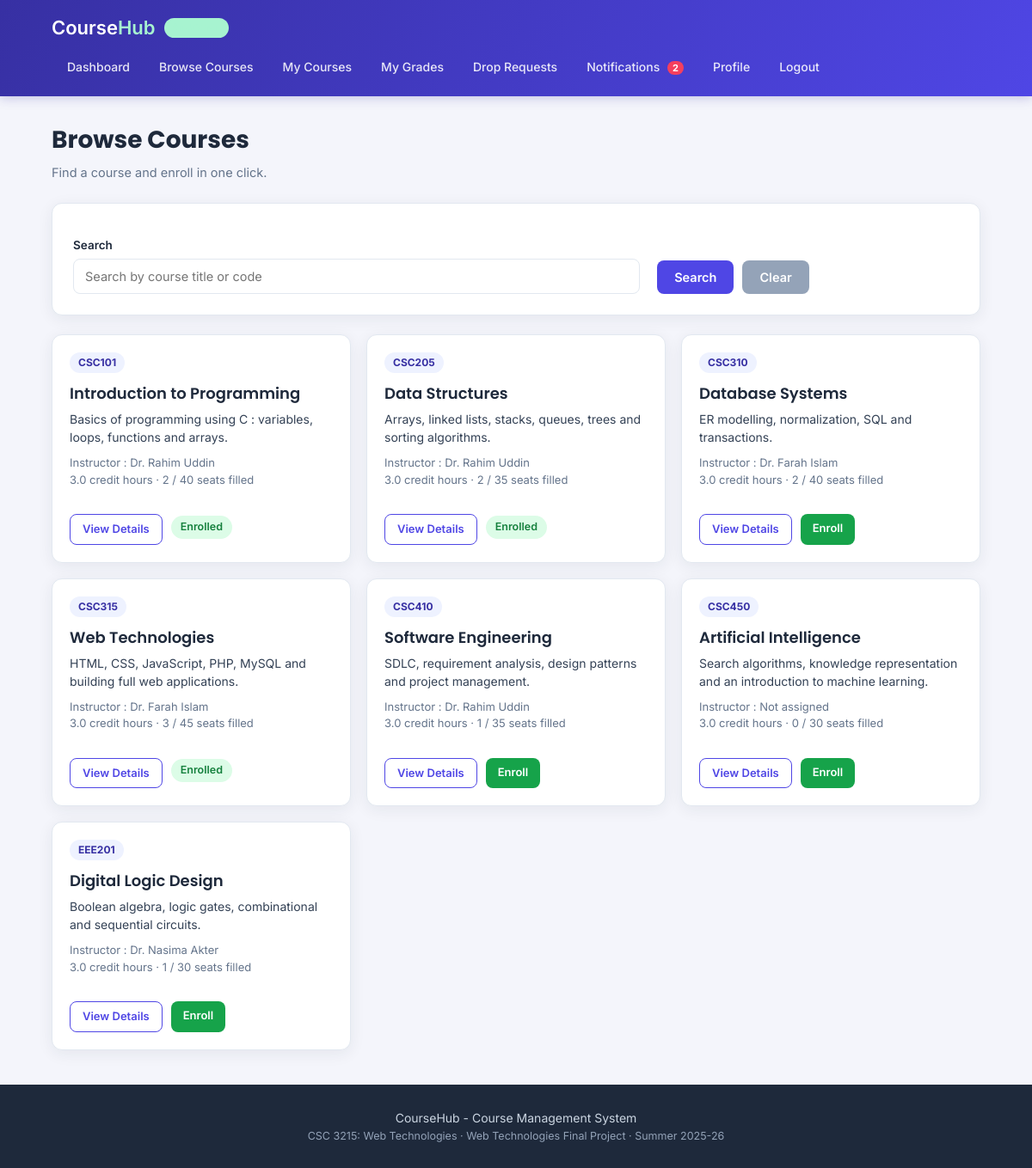
Page /courses.php (signed in) on the committed database.
### tables this page shows
CREATE TABLE courses (
    course_id     INT AUTO_INCREMENT PRIMARY KEY,
    course_code   VARCHAR(20)  NOT NULL UNIQUE,
    title         VARCHAR(150) NOT NULL,
    description   TEXT,
    credit_hour   DECIMAL(2,1) NOT NULL DEFAULT 3.0,
    teacher_id    INT DEFAULT NULL,
    capacity      INT NOT NULL DEFAULT 40,
    course_status VARCHAR(20) DEFAULT 'active',
    created_at    DATE,
    FOREIGN KEY (teacher_id) REFERENCES users(user_id) ON DELETE SET NULL
);

CREATE TABLE users (
    user_id     INT AUTO_INCREMENT PRIMARY KEY,
    name        VARCHAR(100) NOT NULL,
    email       VARCHAR(100) NOT NULL UNIQUE,
    password    VARCHAR(255) NOT NULL,
    role        ENUM('admin','teacher','student') NOT NULL DEFAULT 'student',
    phone       VARCHAR(20),
    department  VARCHAR(100),
    bio         TEXT,
    status      VARCHAR(20)  DEFAULT 'active',
    joined      DATE
);

### check_login.php (called while the page is built, shortened)
<?php
$me = getUser($conn, $_SESSION["user_id"]);
?>

### courses.php (the view, shortened to what this page needs)
<?php
require_once "config.php";
require_once "functions.php";
require_once "check_login.php";
$search = isset($_GET["search"]) ? trim($_GET["search"]) : "";
$sql = "SELECT c.*, u.name AS teacher_name,
        (SELECT COUNT(*) FROM enrollments e WHERE e.course_id = c.course_id AND e.enroll_status = 'enrolled') AS enrolled
        FROM courses c
        LEFT JOIN users u ON c.teacher_id = u.user_id
        WHERE c.course_status = 'active'";
$sql = $sql . " ORDER BY c.course_code ASC";
$stmt = $conn->prepare($sql);
$stmt->execute();
$result = $stmt->get_result();
include "header.php";
?>
    <div class="page">
        <h1>Browse Courses</h1>
        <p class="page-info">Find a course and enroll in one click.</p>
        <div class="box">
            <form method="GET" action="courses.php">
                <div class="row">
                    <div class="col-left">
                        <label for="search">Search</label>
                        <input type="search" id="search" name="search" placeholder="Search by course title or code"
                               value="<?php echo htmlspecialchars($search); ?>">
                    </div>
                    <div class="col-right" style="display:flex;align-items:flex-end">
                        <div class="buttons" style="margin-top:0">
                            <button type="submit">Search</button>
                            <button type="button" class="btn-gray" onclick="window.location.href='courses.php'">Clear</button>
                        </div>
                    </div>
                </div>
            </form>
        </div>
        <?php if ($result->num_rows == 0) { ?>
            <div class="empty">No course found for this search.</div>
        <?php } else { ?>
            <div class="card-grid">
                <?php while ($course = $result->fetch_assoc()) {
                    $my_enrollment = getEnrollment($conn, $me["user_id"], $course["course_id"]);
                    $is_enrolled   = $my_enrollment != null && $my_enrollment["enroll_status"] == "enrolled";
                    $is_full       = $course["enrolled"] >= $course["capacity"];
                    ?>
                    <div class="course-card">
                        <span class="course-code"><?php echo htmlspecialchars($course["course_code"]); ?></span>
                        <h3><?php echo htmlspecialchars($course["title"]); ?></h3>
                        <p class="item-text"><?php echo htmlspecialchars($course["description"]); ?></p>
                        <p class="item-info">
                            Instructor : <?php echo htmlspecialchars($course["teacher_name"] ?? "Not assigned"); ?><br>
                            <?php echo $course["credit_hour"]; ?> credit hours &middot; <?php echo $course["enrolled"]; ?> / <?php echo $course["capacity"]; ?> seats filled
                        </p>
                        <div class="buttons">
                            <a href="course-details.php?id=<?php echo $course["course_id"]; ?>" class="btn btn-small btn-outline">View Details</a>
                            <?php if ($is_enrolled) { ?>
                                <span class="tag tag-green" style="align-self:center">Enrolled</span>
                            <?php } else if ($is_full) { ?>
                                <span class="tag tag-red" style="align-self:center">Full</span>
                            <?php } else { ?>
                                <a href="courses.php?action=enroll&id=<?php echo $course["course_id"]; ?>" class="btn btn-small btn-green">Enroll</a>
                            <?php } ?>
                        </div>
                    </div>
                <?php } ?>
            </div>
        <?php } ?>
    </div>
<?php
include "footer.php";
?>

### style.css (style rules this page uses)
:root { --primary: #4f46e5; --primary-dark: #3730a3; --primary-light:#eef2ff; --accent: #14b8a6; --accent-dark: #0f766e; --ink: #1e293b; --ink-light: #64748b; --bg: #f4f5fb; --white: #ffffff; --border: #e2e8f0; --green: #16a34a; --green-bg: #dcfce7; --orange: #d97706; --orange-bg: #fef3c7; --red: #dc2626; --red-bg: #fee2e2; --radius: 12px; --shadow: 0 4px 18px rgba(30, 41, 59, 0.07); --shadow-hover: 0 8px 26px rgba(30, 41, 59, 0.12); }
* { margin:0; padding:0; box-sizing:border-box; font-family:'Inter', Arial, Helvetica, sans-serif; }
h1, h2, h3, .logo { font-family:'Poppins', Arial, Helvetica, sans-serif; }
body { background:var(--bg); color:var(--ink); line-height:1.5; }
a { text-decoration:none; color:var(--primary); }
.page { width:1080px; max-width:94%; margin:30px auto; }
h1 { color:var(--ink); margin-bottom:6px; font-weight:700; font-size:28px; }
h3 { color:var(--ink); font-size:18px; font-weight:600; }
.page-info { color:var(--ink-light); font-size:14.5px; margin-bottom:24px; }
.box { background:var(--white); padding:24px; border-radius:var(--radius); box-shadow:var(--shadow); margin-bottom:22px; border:1px solid var(--border); }
.row { display:flex; gap:20px; flex-wrap:wrap; }
.col-left { width:64%; }
.col-right { width:34%; }
label { display:block; font-weight:600; font-size:13.5px; color:var(--ink); margin-top:14px; margin-bottom:6px; }
input[type="text"], input[type="email"], input[type="password"], input[type="number"], input[type="tel"], input[type="date"], input[type="time"], input[type="search"], select, textarea { width:100%; padding:11px 13px; border:1.5px solid var(--border); border-radius:8px; font-size:14.5px; outline:none; background:var(--white); color:var(--ink); transition:border 0.15s ease, box-shadow 0.15s ease; }
button, .btn { padding:11px 20px; border:none; border-radius:8px; background:var(--primary); color:white; font-size:14.5px; font-weight:600; cursor:pointer; transition:background 0.15s ease, transform 0.05s ease; display:inline-block; }
.btn-small { padding:7px 14px; font-size:13px; }
.btn-green { background:var(--green); }
.btn-gray { background:#94a3b8; }
.btn-outline { background:transparent; color:var(--primary); border:1.5px solid var(--primary); }
.buttons { margin-top:22px; display:flex; gap:10px; flex-wrap:wrap; }
.item-info { color:var(--ink-light); font-size:13px; margin-bottom:8px; }
.item-text { font-size:14px; margin-bottom:10px; color:#334155; }
.card-grid { display:grid; grid-template-columns:repeat(3, 1fr); gap:18px; }
.course-card { background:var(--white); border-radius:var(--radius); border:1px solid var(--border); box-shadow:var(--shadow); padding:20px; display:flex; flex-direction:column; transition:transform 0.15s ease, box-shadow 0.15s ease; }
.course-code { display:inline-block; background:var(--primary-light); color:var(--primary-dark); font-size:12px; font-weight:700; padding:3px 10px; border-radius:20px; margin-bottom:10px; width:fit-content; }
.course-card h3 { margin-bottom:6px; }
.course-card .item-text { flex-grow:1; }
.tag { display:inline-block; background:#eef1f7; color:var(--ink); padding:4px 11px; border-radius:20px; font-size:12.5px; font-weight:600; margin-right:5px; margin-bottom:5px; }
.tag-green { background:var(--green-bg); color:#15803d; }

### rows in the picture
courses: course_code "CSC101", title "Introduction to Programming", description "Basics of programming using C : variables, loops, functions and arrays.", teacher.name "Dr. Rahim Uddin", credit_hour "3.0", enrolled "2", capacity "40", shows "Enrolled"
courses: course_code "CSC205", title "Data Structures", description "Arrays, linked lists, stacks, queues, trees and sorting algorithms.", teacher.name "Dr. Rahim Uddin", credit_hour "3.0", enrolled "2", capacity "35", shows "Enrolled"
courses: course_code "CSC310", title "Database Systems", description "ER modelling, normalization, SQL and transactions.", teacher.name "Dr. Farah Islam", credit_hour "3.0", enrolled "2", capacity "40"
courses: course_code "CSC315", title "Web Technologies", description "HTML, CSS, JavaScript, PHP, MySQL and building full web applications.", teacher.name "Dr. Farah Islam", credit_hour "3.0", enrolled "3", capacity "45", shows "Enrolled"
courses: course_code "CSC410", title "Software Engineering", description "SDLC, requirement analysis, design patterns and project management.", teacher.name "Dr. Rahim Uddin", credit_hour "3.0", enrolled "1", capacity "35"
courses: course_code "CSC450", title "Artificial Intelligence", description "Search algorithms, knowledge representation and an introduction to machine learning.", teacher_name "Not assigned", credit_hour "3.0", enrolled "0", capacity "30"
courses: course_code "EEE201", title "Digital Logic Design", description "Boolean algebra, logic gates, combinational and sequential circuits.", teacher.name "Dr. Nasima Akter", credit_hour "3.0", enrolled "1", capacity "30"

### other values in the picture
$unread "2"
